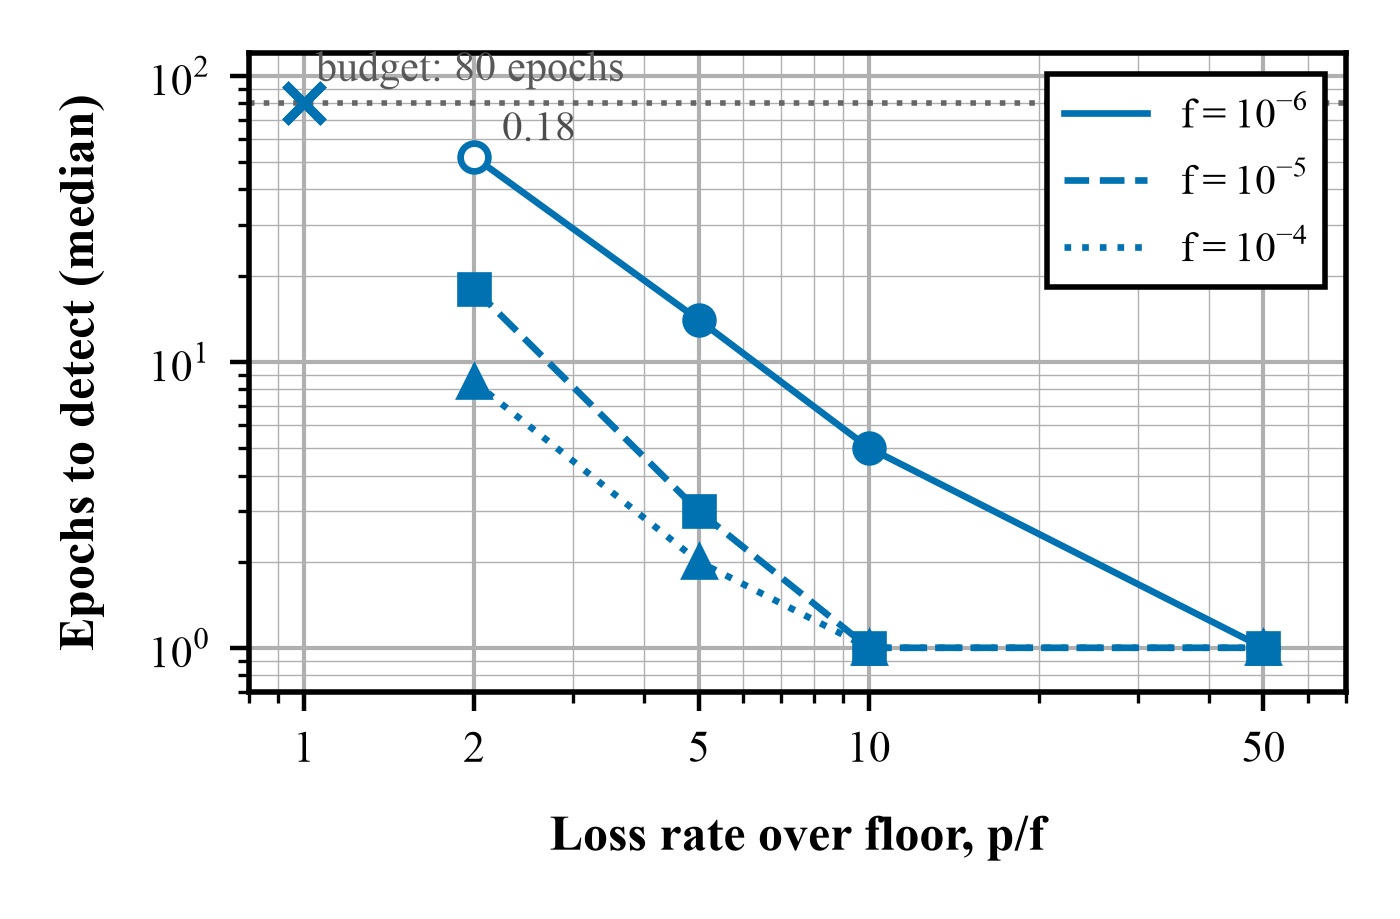

Write the Python code that produced this figure.
#!/usr/bin/env python3
"""The ledger's wall tracks the floor f, from FLOOR-SWEEP-2026-09-03.json (50 seeds per cell).
Median epochs to detect against p/f for three floors; a cross at the top marks a cell in which no
seed detected within 80 epochs, a hollow marker a partial action rate (annotated)."""
import matplotlib.pyplot as plt
import numpy as np
from _common import *  # noqa

setup()
raw = load("FLOOR-SWEEP-2026-09-03.json")
FLOORS = [("1e-06", "$f=10^{-6}$", "o", "-"), ("1e-05", "$f=10^{-5}$", "s", "--"), ("0.0001", "$f=10^{-4}$", "^", ":")]
fig, ax = utils_mpl.get_fig(size=(3.5, 2.3))
CEIL = 80
for fkey, lab, mk, ls in FLOORS:
    cells = raw[fkey]
    ms = sorted(float(m) for m in cells)
    xs, ys = [], []
    for m in ms:
        c = cells[str(m) if str(m) in cells else f"{m:g}"]
        a = c["mcp"]["action_rate"]; med = c["mcp"]["median"]
        if med is None:
            ax.plot([m], [CEIL], marker="x", color=COLORS["mcp"], markersize=7, markeredgewidth=1.6, linestyle="none", zorder=4)
        else:
            ep = med - 10 + 1  # epochs since onset (onset at epoch 10)
            xs.append(m); ys.append(ep)
            ax.plot([m], [ep], marker=mk, color=COLORS["mcp"], markersize=5, markerfacecolor=(COLORS["mcp"] if a >= 0.999 else "white"),
                    markeredgewidth=1.2, linestyle="none", zorder=5)
            if a < 0.999:
                ax.annotate(f"{a:.2f}", (m, ep), textcoords="offset points", xytext=(5, 3), fontsize=ANNOT, color="0.3")
    ax.plot(xs, ys, color=COLORS["mcp"], linestyle=ls, linewidth=1.2, label=lab, zorder=3)
ax.axhline(CEIL, color="0.4", linestyle=":", linewidth=1.0)
ax.text(1.05, CEIL * 1.12, "budget: 80 epochs", fontsize=ANNOT, color="0.35", ha="left", va="bottom")
ax.set_xscale("log"); ax.set_yscale("log")
ax.set_xticks([1, 2, 5, 10, 50]); ax.set_xticklabels(["1", "2", "5", "10", "50"])
ax.set_xlabel(r"Loss rate over floor, $p/f$")
ax.set_ylabel("Epochs to detect (median)")
utils_mpl.set_x_axis(ax, bnd=[0.8, 70], log=True); utils_mpl.set_y_axis(ax, bnd=[0.7, 120], log=True)
ax.legend(loc="upper right", framealpha=1.0, fontsize=ANNOT)
utils_mpl.set_grid(fig, ax)
fig.savefig("fig_floor.pdf", transparent=False)
fig.savefig("fig_floor.png", dpi=400)
print("wrote fig_floor.pdf/.png")
